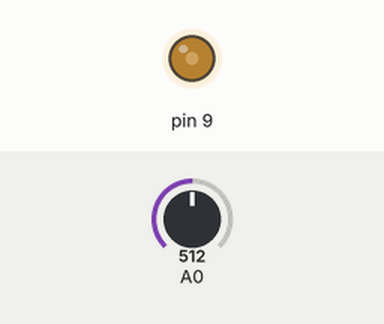
Recording of a sketch running on a simulated Arduino Uno, built with avr-gcc and run on an emulated ATmega328P. Shown: output pins drawn as LEDs (lit = HIGH). Inputs (shaded band) come from the test bench; at power-on: A0 = 512.

Above: at 1.2 s.
1.3 s: A0 set to 716
At 2.2 s:
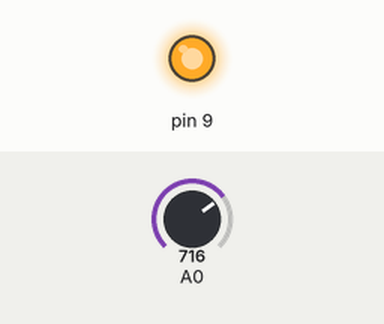
Timing chart, 0 to 4.3 s (numbered marks = the images above; inputs shaded):
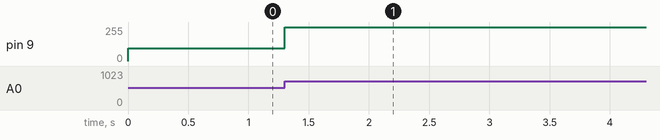

Measured:
- after the input at 1.3 s, pin 9: 95/255 → 255/255 at once

The sketch:

LED__LDR.ino
```cpp
void setup(){
    Serial.begin(9600);
    pinMode(9,OUTPUT);
}

void loop(){
    analogWrite(9,map(analogRead(0), 400, 700, 0, 255));
    delay(100);
}
```
